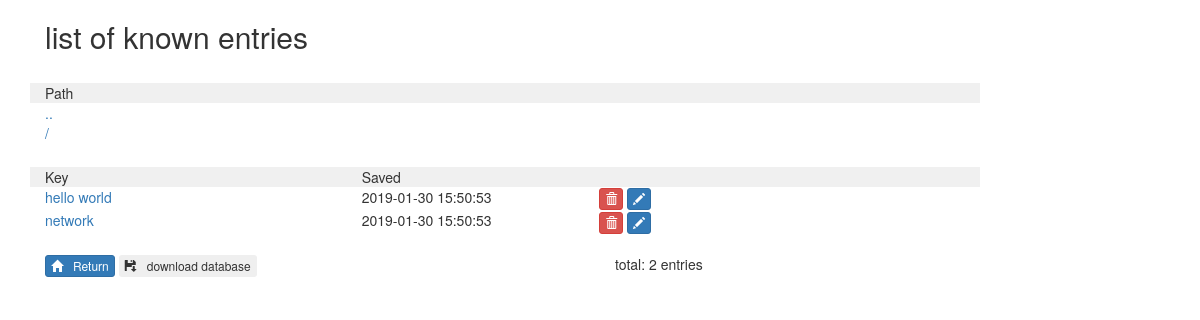
The page /list/demo on the database its author committed.
### tables this page shows
CREATE TABLE templates 
                  (name     VARCHAR(256) PRIMARY KEY NOT NULL, 
                   template VARCHAR(32768),
                   params   VARCHAR(1024),
                   timestamp TIMESTAMP DEFAULT CURRENT_TIMESTAMP);

### parser.py (the view)
@app.route('/list/<path:list_path>', methods=['GET', 'POST'])
@app.route('/list/', defaults={'list_path': ''},  methods=['GET', 'POST']  )
@app.route('/list',  defaults={'list_path': ''} )
def name_list(list_path):
    if request.method == 'POST':
        if request.form['action'] == "delete":
              delete(request.form['name'])
        if request.form['action'] == "rename":
              renameto (request.form['entry'], request.form['to'], request.form['path'])
    try:
        conn = sqlite3.connect(SQL_FILE)
        c = conn.cursor()
        c.execute("""
                     SELECT name,timestamp
                            FROM templates
                            WHERE     name LIKE ?
                                  AND name NOT LIKE ?
                  """,
                                ('{}/%'.format(list_path),  '{}/%/%'.format(list_path))
                       if list_path!=''
                       else     ( '%', '%/%' )
                  )
        entries = {}
        for row in c:
            try:
                full_path, relative_name = row[0].rsplit("/", 1)
            except:
                full_path, relative_name = '', row[0]
            entries[relative_name]  = { 'name': row[0], 'path': full_path, 'timestamp': row[1] }
        c.execute("""
                     SELECT name
                             FROM templates
                             WHERE name LIKE ?
                  """,
                       	( '{}/%/%'.format(list_path) if list_path!='' else '%/%', ))
        paths = {}
        if list_path!='':
            backpath = join_paths (list_path.split('/')[:-1])
            paths['/']  = { 'link': '' }
            paths['..'] = { 'link': backpath }
        for row in c:
           relative_path = row[0][len(list_path):]
           if relative_path[0]=='/':
               relative_path = relative_path[1:]
           short_path = relative_path.split('/')[0]
           paths[short_path]  = { 'link': join_paths((list_path, short_path)) }
        conn.commit()
        conn.close()
        return render_template('list.html',
                               nb=len(entries), entries=entries,
                               paths=paths,
                               current_path=list_path,
                               root=request.url_root)
    except Exception as e:
        print( "Exception {}".format(e.args) )
        return ('<html><body><h2>Internal Error</h2></body></html>')

### parser.py (called while the page is built)
def join_paths(*paths):
   return '/'.join(filter(None, *paths))

### templates/list.html (shortened to what this page needs)
{% extends 'base.html' %}
{% block body %}
     <form class="container">
         <H2>list of known entries</H2>
         <div id="rename_to"></div><br>
         <div class="row">
             <div class="col-md-10">
                    <div class="row" style="background-color: #f0f0f0;">
                         <div class="col-md-4"> Path</div>
                    </div>
                {% for path in paths.keys() | sort %}
                    <div class="row">
                         <div class="col-md-4">
                                 <a href="/list/{{ paths[path]['link'] }}"> {{ path }}</A>
                         </div>
                    </div>
                {% endfor %}
             </div>
         </div>
         <div class="row" style="margin-top:24px">
             <div class="col-md-10">
                    <div class="row" style="background-color: #f0f0f0;">
                         <div class="col-md-4"> Key </div>
                         <div class="col-md-3"> Saved </div>
                         <div class="col-md-2"> </div>
                    </div>
                {% for entry in entries.keys() | sort %}
                    <div class="row">
                         <div class="col-md-4">
                                 <a href="/load/{{ entries[entry]['name'] }}" class="edithide{{loop.index}}" id="entry{{loop.index}}">
                                    {{ entry }}
                                 </A>
                         </div>
                         <div class="col-md-3">{{ entries[entry]['timestamp'] }}</div>
                         <div class="col-md-2" id="menu{{loop.index}}">
                                   <button type="button" class="btn btn-danger btn-xs edithide"
				           id="delete{{loop.index}}" value="Delete"
                                           onClick="doDelete( {{loop.index}}, '{{ entries[entry]['name'] }}' )">
                                       <i class="glyphicon glyphicon-trash"> </i>
                                   </button>
                                   <button type="button" class="btn btn-primary btn-xs pressme{{loop.index}} edithide"
                                           id="rename_{{loop.index}}">
                                       <i class="glyphicon glyphicon-pencil"> </i>
                                   </button>
                         </div>
                     </div>
                {% endfor %}
             </div>
          </div>
         <div class="row">
             <div class="col-md-6">
               <br>
                   <button type="button" class="btn btn-primary btn-xs" id="home" onClick="location.href='/'">
                                <i class="glyphicon glyphicon-home"></i> &nbsp; Return
                   </button>
                   <button type="button" class="btn btn-secondary btn-xs" id="save" onClick="location.href='/csv'">
                                <i class="glyphicon glyphicon-floppy-save"></i> &nbsp; download database
                   </button>
             </div>
         <div class="row">
             <div class="col-md-6 pull-right">
               <br>
                total: {{ nb }} entries
             </div>
         </div>
       </form>
{% endblock %}

### static/css/style.css (style rules this page uses)
.container { width: 95%; }

### rows shown on the page
templates: timestamp "2019-01-30 15:50:53"
templates: timestamp "2019-01-30 15:50:53"

### other values the page prints
{{ path }} ".." "/"
{{ entry }} "hello world" "network"
{{ nb }} "2"
